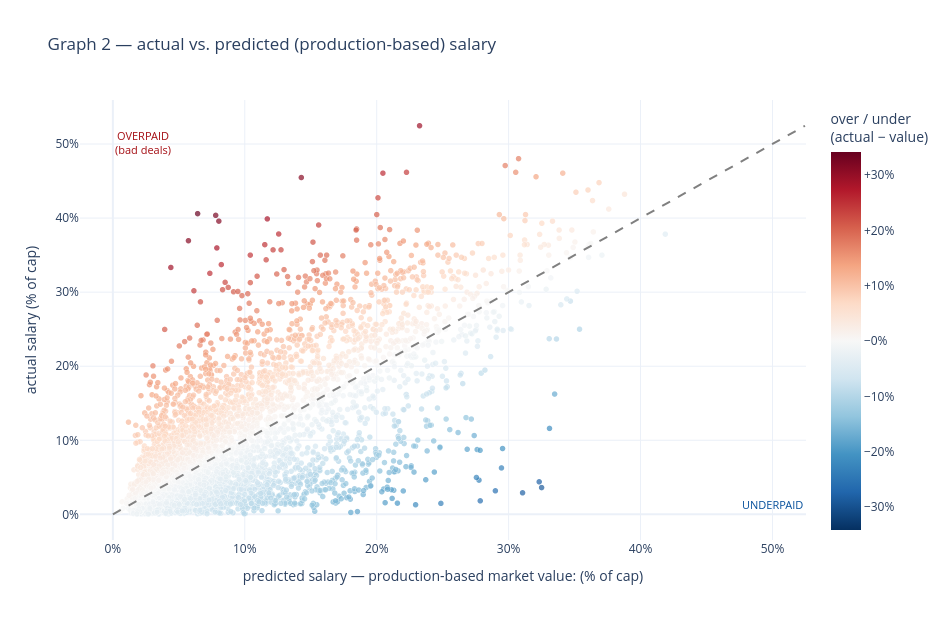

Notebook code cell kept with this figure:
### Markdown cell above
### 2.2 Actual vs. predicted salary — who is overpaid and underpaid

Now **x = predicted salary** (production-based market value) and **y = actual salary**, both % of cap, with the **dashed diagonal = fairly paid.** Vertical distance from the line is the verdict — and it confirms the geometry exactly: the worst deals sit on the **left** (low production-based value) and **high up** (paid a lot for it), i.e. **upper-left, above the line.** Underpaid players fall lower-right.

### Code cell
market_scatter('pred_cap', 'predicted salary — production-based market value: (% of cap)',
               'Graph 2 — actual vs. predicted (production-based) salary', diagonal=True).show()

### Figure 1 — Plotly figure (JSON) as saved in the notebook; plotly's stock layout.template omitted (floating-point values rounded to 4 significant figures; data arrays with more than 128 entries replaced by an {"elided": "..."} marker saying what was removed)
{"data": [{"customdata": {"elided": "6020x10 mixed values"}, "hovertemplate": "<b>%{customdata[0]}</b> — %{customdata[1]}, %{customdata[2]}<br>expected production: %{customdata[3]:.2f}/4  (BPM %{customdata[4]:.1f}, PTS %{customdata[5]:.1f})<br>actual salary: $%{customdata[6]:,.0f} = %{customdata[7]:.1%} of cap<br>production-based market value: %{customdata[8]:.1%} of cap<br>over/under: %{customdata[9]:+.1%}<extra></extra>", "legendgroup": "", "marker": {"color": {"elided": "6020 float values"}, "coloraxis": "coloraxis", "line": {"color": "white", "width": 0.3}, "opacity": 0.7, "size": 6, "symbol": "circle"}, "mode": "markers", "name": "", "showlegend": false, "type": "scattergl", "x": {"elided": "6020 float values"}, "xaxis": "x", "y": {"elided": "6020 float values"}, "yaxis": "y"}], "layout": {"annotations": [{"font": {"color": "#a50f15", "size": 11}, "showarrow": false, "text": "OVERPAID<br>(bad deals)", "x": 0, "xanchor": "left", "y": 0.5247, "yanchor": "top"}, {"font": {"color": "#08519c", "size": 11}, "showarrow": false, "text": "UNDERPAID", "x": 0.5247, "xanchor": "right", "y": 0, "yanchor": "bottom"}], "coloraxis": {"cmid": 0, "colorbar": {"tickformat": "+.0%", "title": {"text": "over / under<br>(actual − value)"}}, "colorscale": [[0, "rgb(5,48,97)"], [0.1, "rgb(33,102,172)"], [0.2, "rgb(67,147,195)"], [0.3, "rgb(146,197,222)"], [0.4, "rgb(209,229,240)"], [0.5, "rgb(247,247,247)"], [0.6, "rgb(253,219,199)"], [0.7, "rgb(244,165,130)"], [0.8, "rgb(214,96,77)"], [0.9, "rgb(178,24,43)"], [1, "rgb(103,0,31)"]]}, "height": 620, "legend": {"tracegroupgap": 0}, "shapes": [{"line": {"color": "gray", "dash": "dash"}, "type": "line", "x0": 0, "x1": 0.5247, "y0": 0, "y1": 0.5247}], "title": {"text": "Graph 2 — actual vs. predicted (production-based) salary"}, "width": 950, "xaxis": {"anchor": "y", "domain": [0, 1], "tickformat": ".0%", "title": {"text": "predicted salary — production-based market value: (% of cap)"}}, "yaxis": {"anchor": "x", "domain": [0, 1], "tickformat": ".0%", "title": {"text": "actual salary (% of cap)"}}}}
